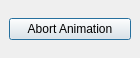
<ui version="4.0" >
 <author></author>
 <comment></comment>
 <exportmacro></exportmacro>
 <class>AbortAnimation</class>
 <widget class="QDialog" name="AbortAnimation" >
  <property name="geometry" >
   <rect>
    <x>0</x>
    <y>0</y>
    <width>140</width>
    <height>58</height>
   </rect>
  </property>
  <property name="windowTitle" >
   <string>Dialog</string>
  </property>
  <layout class="QGridLayout" >
   <property name="margin" >
    <number>9</number>
   </property>
   <property name="spacing" >
    <number>6</number>
   </property>
   <item row="0" column="0" >
    <layout class="QHBoxLayout" >
     <property name="margin" >
      <number>0</number>
     </property>
     <property name="spacing" >
      <number>6</number>
     </property>
     <item>
      <widget class="QPushButton" name="abortAnimationButton" >
       <property name="toolTip" >
        <string>Abort Saving Animation</string>
       </property>
       <property name="statusTip" >
        <string>Interrupts the saving of animation and aborts it.</string>
       </property>
       <property name="whatsThis" >
        <string>Interrupts the saving of animation and aborts it.</string>
       </property>
       <property name="text" >
        <string>Abort Animation</string>
       </property>
      </widget>
     </item>
    </layout>
   </item>
  </layout>
 </widget>
 <pixmapfunction></pixmapfunction>
 <resources/>
 <connections>
  <connection>
   <sender>abortAnimationButton</sender>
   <signal>clicked()</signal>
   <receiver>AbortAnimation</receiver>
   <slot>accept()</slot>
   <hints>
    <hint type="sourcelabel" >
     <x>278</x>
     <y>253</y>
    </hint>
    <hint type="destinationlabel" >
     <x>96</x>
     <y>254</y>
    </hint>
   </hints>
  </connection>
 </connections>
</ui>
